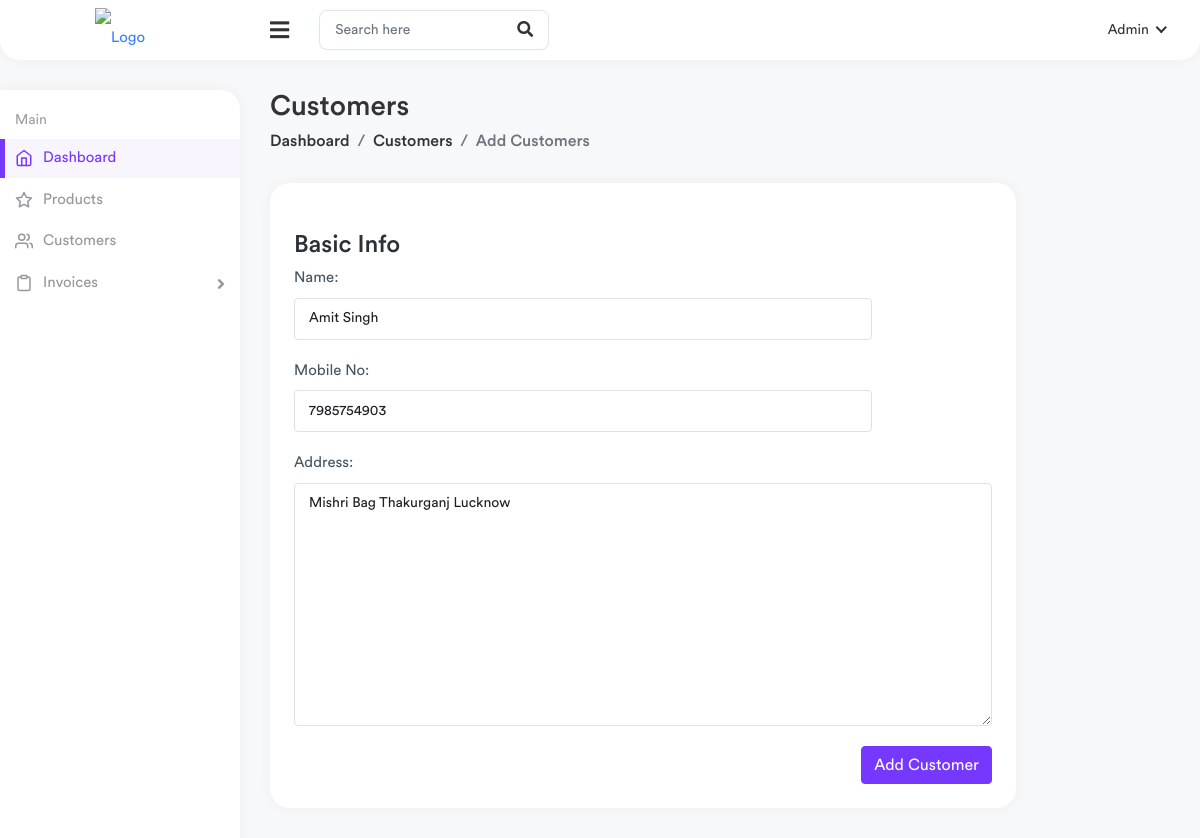
Screenshot of /billing/customers/edit/1/ (signed in) with the database file from the repository.
### billing/models.py (models this page shows, shortened)
class Customer(models.Model):
    customer_name=models.CharField(max_length=255)
    mobile_number=models.CharField(max_length=50)
    address = models.CharField(max_length=250, blank=True)
    created_date = models.DateTimeField(default=timezone.now)  # Use default
    modified_date = models.DateTimeField(auto_now=True)

### billing/views.py (the view)
# urls.py: path('customers/edit/<int:customer_id>/', views.update_customer, name='update_customer'),
@login_required(login_url="login")
def update_customer(request,customer_id):
    customer=get_object_or_404(Customer,id=customer_id)
    if request.method == 'POST':
        form = CustomerForm(request.POST , instance=customer)
        if form.is_valid():
            form.save()
            return redirect('customer_list')
    else:
        form = CustomerForm(instance=customer)
    return render(request, 'billing/customer_form.html', {'form': form})

### billing/forms.py
class CustomerForm(forms.ModelForm):
    class Meta:
        model = Customer
        fields = ['customer_name', 'mobile_number','address']
        widgets = {
            "customer_name": forms.TextInput(attrs={"class": "form-control", "required": True}),
            "mobile_number": forms.TextInput(attrs={"class": "form-control"}),
            "address": forms.Textarea(attrs={"class": "form-control"}),
        }

### templates/billing/customer_form.html (shortened to what this page needs)
{% extends 'base.html' %} {% block content %}
<div class="page-wrapper">
  <div class="content container-fluid">
    <div class="page-header">
      <div class="row">
        <div class="col-sm-12">
          <h3 class="page-title">Customers</h3>
          <ul class="breadcrumb">
            <li class="breadcrumb-item"><a href="{% url 'home' %}">Dashboard</a></li>
            <li class="breadcrumb-item">
              <a href="{% url 'customer_list' %}">Customers</a>
            </li>
            <li class="breadcrumb-item active">Add Customers</li>
          </ul>
        </div>
      </div>
    </div>
    <div class="row">
      <div class="col-md-10">
        <div class="card">
          <div class="card-body">
            <h4 class="card-title mt-4">Basic Info
            </h4>
            <form action="#" method='POST'>
              <div class="row">
                <div class="col-md-10">
                  <div class="form-group">
                    <label>Name:</label>
{{form.customer_name}}                  </div>
                  <div class="form-group">
                    <label>Mobile No:</label>
                    {{form.mobile_number}}                  </div>
                </div>
                  <div class="form-group">
                    <label>Address:</label>
        {{form.address}}
                  </div>
                  <div class="text-end mt-6">
                    <button type="submit" class="btn btn-primary">
                      Add Customer
                    </button>
                  </div>
                </div>
              </div>
          </div>
        </div>
      </div>
    </div>
  </div>
</div>
{% endblock content %}

### rows the page displays
Customer: customer_name "Amit Singh", mobile_number "7985754903", address "Mishri Bag Thakurganj Lucknow"
